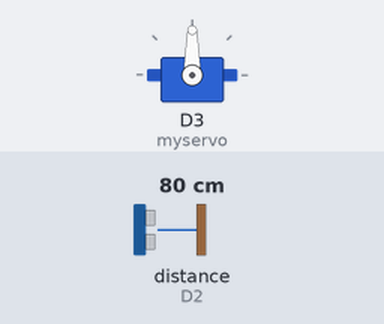
The sketch below on a simulated ESP8266 (NodeMCU). Parts: servo. The test bench sets the inputs (shaded band); at power-on: distance to the obstacle (sensor on D2) 80 cm. The echo pulse lasts 58.3 µs per cm; WiFi joins after 1.5 s; servers stay silent unless stated; uploads are accepted with an empty reply; what the sketch prints to the serial monitor is not drawn.

Above: at 1.6 s.
At 31.9 s:
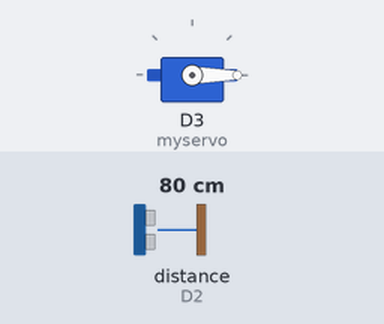
Timing chart, 0 to 33.4 s (numbered marks = the images above):
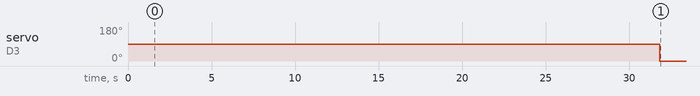

Measured:
- by itself, servo on D3 (myservo): 90° → 0° at 31.8 s

The sketch:

http_post_esp8266.ino
```cpp
#ifdef ESP32
  #include <WiFi.h>
  #include <HTTPClient.h>
#else
  #include <ESP8266WiFi.h>
  #include <ESP8266HTTPClient.h>
  #include <WiFiClient.h>
#endif

const char* ssid     = "Samsung Gaalxy A50";
const char* password = "danang3776";

const char* serverName = "http://webdee.xyz/egyn/API.php";

String apiKeyValue = "9F7j3bA5TAmPt";

String sensorName = "tampa-nama";
String sensorLocation = "Universitas Raharja";

/*#include <SPI.h>
#define BME_SCK 18
#define BME_MISO 19
#define BME_MOSI 23
#define BME_CS 5*/


#include <Servo.h>
#define trigPin D1
#define echoPin D2

#define distance 20

Servo myservo;

void setup()
{
  Serial.begin(9600);
  WiFi.begin(ssid, password);
  Serial.println("Connecting");
  while(WiFi.status() != WL_CONNECTED) {
    delay(500);
    Serial.print(".");
  }
  Serial.println("");
  Serial.print("Connected to WiFi network with IP Address: ");
  Serial.println(WiFi.localIP());

  // (you can also pass in a Wire library object like &Wire2)

  pinMode(trigPin, OUTPUT);
  pinMode(echoPin, INPUT);
  myservo.attach(D3);
}

void loop()
{
  if(WiFi.status()== WL_CONNECTED){
    HTTPClient http;

    // Your Domain name with URL path or IP address with path
    http.begin(serverName);

    // Specify content-type header
    http.addHeader("Content-Type", "application/x-www-form-urlencoded");

    // Prepare your HTTP POST request data
    String httpRequestData = "api_key=" + apiKeyValue + "&sensor=" + sensorName
                          + "&location=" + sensorLocation + "&value1=" + String(321)
                          + "&value2=" + String(987) + "&value3=" + String(123) + "";
    Serial.print("httpRequestData: ");
    Serial.println(httpRequestData);

    // You can comment the httpRequestData variable above
    // then, use the httpRequestData variable below (for testing purposes without the BME280 sensor)
    //String httpRequestData = "api_key=tPmAT5Ab3j7F9&sensor=BME280&location=Office&value1=24.75&value2=49.54&value3=1005.14";

    // Send HTTP POST request
    int httpResponseCode = http.POST(httpRequestData);

    // If you need an HTTP request with a content type: text/plain
    //http.addHeader("Content-Type", "text/plain");
    //int httpResponseCode = http.POST("Hello, World!");

    // If you need an HTTP request with a content type: application/json, use the following:
    //http.addHeader("Content-Type", "application/json");
    //int httpResponseCode = http.POST("{\"value1\":\"19\",\"value2\":\"67\",\"value3\":\"78\"}");

    if (httpResponseCode>0) {
      Serial.print("HTTP Response code: ");
      Serial.println(httpResponseCode);
    }
    else {
      Serial.print("Error code: ");
      Serial.println(httpResponseCode);
    }
    // Free resources
    http.end();
  }
  else {
    Serial.println("WiFi Disconnected");
  }
  //Send an HTTP POST request every 30 seconds
  delay(30000);

  int duration, jarak, posisi=0,i;
  digitalWrite(trigPin, LOW);
  delayMicroseconds(2);
  digitalWrite(trigPin, HIGH);
  delayMicroseconds(10);
  digitalWrite(trigPin, LOW);
  duration = pulseIn(echoPin, HIGH);
  jarak = (duration/2) / 29.1;
  Serial.print(jarak);
  Serial.println("cm");

 if (jarak <10)
 {
  myservo.write(100);
  //delay(1000);
 }

 else
 {
  myservo.write(0);
 }
delay(1000);
}
```
